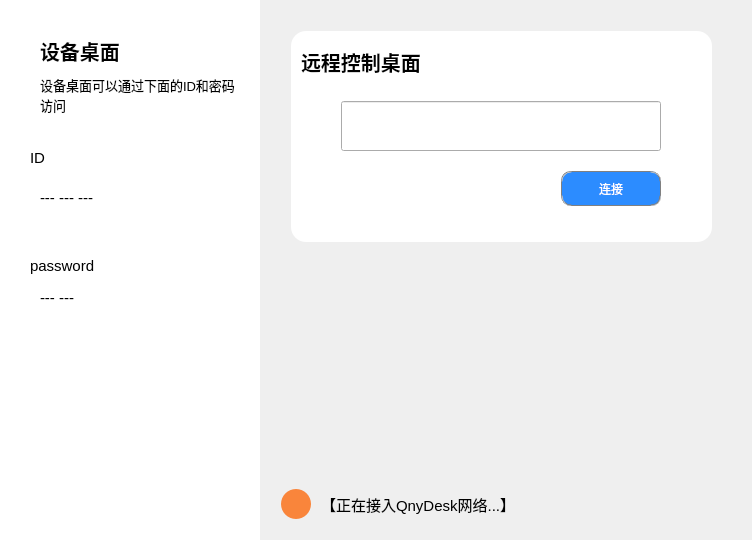
<?xml version="1.0" encoding="UTF-8"?>
<ui version="4.0">
 <class>MainWindow</class>
 <widget class="QMainWindow" name="MainWindow">
  <property name="geometry">
   <rect>
    <x>0</x>
    <y>0</y>
    <width>752</width>
    <height>540</height>
   </rect>
  </property>
  <property name="windowTitle">
   <string>QntDesk v.0.0.1</string>
  </property>
  <widget class="QWidget" name="centralWidget">
   <layout class="QHBoxLayout" name="horizontalLayout">
    <property name="spacing">
     <number>0</number>
    </property>
    <property name="leftMargin">
     <number>0</number>
    </property>
    <property name="topMargin">
     <number>0</number>
    </property>
    <property name="rightMargin">
     <number>0</number>
    </property>
    <property name="bottomMargin">
     <number>0</number>
    </property>
    <item>
     <widget class="QWidget" name="leftPanel" native="true">
      <property name="minimumSize">
       <size>
        <width>260</width>
        <height>0</height>
       </size>
      </property>
      <property name="maximumSize">
       <size>
        <width>260</width>
        <height>16777215</height>
       </size>
      </property>
      <property name="styleSheet">
       <string notr="true">background-color: rgb(255, 255, 255);</string>
      </property>
      <widget class="QLabel" name="label">
       <property name="geometry">
        <rect>
         <x>40</x>
         <y>30</y>
         <width>111</width>
         <height>41</height>
        </rect>
       </property>
       <property name="font">
        <font>
         <pointsize>15</pointsize>
         <weight>75</weight>
         <bold>true</bold>
        </font>
       </property>
       <property name="text">
        <string>设备桌面</string>
       </property>
      </widget>
      <widget class="QLabel" name="label_2">
       <property name="geometry">
        <rect>
         <x>40</x>
         <y>70</y>
         <width>200</width>
         <height>50</height>
        </rect>
       </property>
       <property name="font">
        <font>
         <pointsize>10</pointsize>
        </font>
       </property>
       <property name="text">
        <string>设备桌面可以通过下面的ID和密码访问</string>
       </property>
       <property name="wordWrap">
        <bool>true</bool>
       </property>
      </widget>
      <widget class="QWidget" name="idWidget" native="true">
       <property name="geometry">
        <rect>
         <x>20</x>
         <y>140</y>
         <width>230</width>
         <height>90</height>
        </rect>
       </property>
       <property name="styleSheet">
        <string notr="true">QWidget#idWidget{
	background-image: url(:/src/img/xun.png);
	background-repeat:no-repeat
}</string>
       </property>
       <widget class="QLabel" name="label_3">
        <property name="geometry">
         <rect>
          <x>10</x>
          <y>10</y>
          <width>72</width>
          <height>15</height>
         </rect>
        </property>
        <property name="font">
         <font>
          <pointsize>11</pointsize>
         </font>
        </property>
        <property name="text">
         <string>ID</string>
        </property>
       </widget>
       <widget class="QLabel" name="idLabel">
        <property name="geometry">
         <rect>
          <x>20</x>
          <y>50</y>
          <width>210</width>
          <height>16</height>
         </rect>
        </property>
        <property name="font">
         <font>
          <pointsize>11</pointsize>
         </font>
        </property>
        <property name="text">
         <string>--- --- ---</string>
        </property>
       </widget>
       <widget class="SettingButton" name="moreBtn">
        <property name="geometry">
         <rect>
          <x>190</x>
          <y>0</y>
          <width>40</width>
          <height>40</height>
         </rect>
        </property>
        <property name="focusPolicy">
         <enum>Qt::StrongFocus</enum>
        </property>
        <property name="autoFillBackground">
         <bool>false</bool>
        </property>
        <property name="styleSheet">
         <string notr="true">QPushButton{
	background-image: url(:/src/img/more.png);
	border-radius:15px
}
QPushButton:pressed{
	background-color:rgb(238,238,238)
}
QPushButton::menu-indicator{
	image:none
}
</string>
        </property>
        <property name="text">
         <string/>
        </property>
       </widget>
      </widget>
      <widget class="QWidget" name="passwordWidget" native="true">
       <property name="geometry">
        <rect>
         <x>20</x>
         <y>250</y>
         <width>230</width>
         <height>90</height>
        </rect>
       </property>
       <property name="styleSheet">
        <string notr="true">QWidget#passwordWidget{
	background-image: url(:/src/img/xun.png);
	background-repeat:no-repeat;
}</string>
       </property>
       <widget class="QLabel" name="label_4">
        <property name="geometry">
         <rect>
          <x>10</x>
          <y>0</y>
          <width>72</width>
          <height>31</height>
         </rect>
        </property>
        <property name="font">
         <font>
          <pointsize>11</pointsize>
         </font>
        </property>
        <property name="text">
         <string>password</string>
        </property>
       </widget>
       <widget class="QLabel" name="passwordLabel">
        <property name="geometry">
         <rect>
          <x>20</x>
          <y>40</y>
          <width>210</width>
          <height>16</height>
         </rect>
        </property>
        <property name="font">
         <font>
          <pointsize>11</pointsize>
         </font>
        </property>
        <property name="text">
         <string>--- ---</string>
        </property>
       </widget>
      </widget>
     </widget>
    </item>
    <item>
     <widget class="QWidget" name="rightPanel" native="true">
      <property name="styleSheet">
       <string notr="true"/>
      </property>
      <layout class="QVBoxLayout" name="verticalLayout">
       <item>
        <widget class="QWidget" name="widget" native="true">
         <property name="minimumSize">
          <size>
           <width>0</width>
           <height>0</height>
          </size>
         </property>
         <property name="maximumSize">
          <size>
           <width>16777215</width>
           <height>16777215</height>
          </size>
         </property>
         <property name="styleSheet">
          <string notr="true"/>
         </property>
         <widget class="QWidget" name="inputWidget" native="true">
          <property name="geometry">
           <rect>
            <x>20</x>
            <y>20</y>
            <width>421</width>
            <height>211</height>
           </rect>
          </property>
          <property name="styleSheet">
           <string notr="true">QWidget#inputWidget{
	background-color: rgb(255, 255, 255);
	border-radius:15px;
}</string>
          </property>
          <widget class="QLabel" name="label_5">
           <property name="geometry">
            <rect>
             <x>10</x>
             <y>10</y>
             <width>161</width>
             <height>41</height>
            </rect>
           </property>
           <property name="font">
            <font>
             <pointsize>15</pointsize>
             <weight>75</weight>
             <bold>true</bold>
            </font>
           </property>
           <property name="text">
            <string>远程控制桌面</string>
           </property>
          </widget>
          <widget class="QLineEdit" name="lineEdit">
           <property name="geometry">
            <rect>
             <x>50</x>
             <y>70</y>
             <width>320</width>
             <height>50</height>
            </rect>
           </property>
           <property name="font">
            <font>
             <pointsize>14</pointsize>
            </font>
           </property>
          </widget>
          <widget class="QPushButton" name="connectBtn">
           <property name="geometry">
            <rect>
             <x>270</x>
             <y>140</y>
             <width>100</width>
             <height>35</height>
            </rect>
           </property>
           <property name="styleSheet">
            <string notr="true">QPushButton#connectBtn{
	color:rgb(255,255,255);
	border:1px groove gray;
	background-color:rgb(44,140,255);
	border-radius:10px
}
QPushButton#connectBtn::pressed{
	background-color:rgb(0,113,255);
}</string>
           </property>
           <property name="text">
            <string>连接</string>
           </property>
          </widget>
         </widget>
        </widget>
       </item>
       <item>
        <widget class="QWidget" name="widget_2" native="true">
         <property name="minimumSize">
          <size>
           <width>0</width>
           <height>50</height>
          </size>
         </property>
         <property name="maximumSize">
          <size>
           <width>16777215</width>
           <height>50</height>
          </size>
         </property>
         <property name="styleSheet">
          <string notr="true"/>
         </property>
         <widget class="QPushButton" name="pushButton">
          <property name="enabled">
           <bool>false</bool>
          </property>
          <property name="geometry">
           <rect>
            <x>10</x>
            <y>10</y>
            <width>30</width>
            <height>30</height>
           </rect>
          </property>
          <property name="styleSheet">
           <string notr="true">QPushButton{
	background-color:rgb(249,133,59);
	border-radius:15px
}</string>
          </property>
          <property name="text">
           <string/>
          </property>
         </widget>
         <widget class="QLabel" name="label_6">
          <property name="geometry">
           <rect>
            <x>50</x>
            <y>10</y>
            <width>401</width>
            <height>31</height>
           </rect>
          </property>
          <property name="font">
           <font>
            <pointsize>11</pointsize>
           </font>
          </property>
          <property name="text">
           <string>【正在接入QnyDesk网络...】</string>
          </property>
         </widget>
        </widget>
       </item>
      </layout>
     </widget>
    </item>
   </layout>
  </widget>
 </widget>
 <layoutdefault spacing="6" margin="11"/>
 <customwidgets>
  <customwidget>
   <class>SettingButton</class>
   <extends>QPushButton</extends>
   <header>button/SettingButton.h</header>
  </customwidget>
 </customwidgets>
 <resources>
  <include location="../src.qrc"/>
 </resources>
 <connections/>
</ui>
